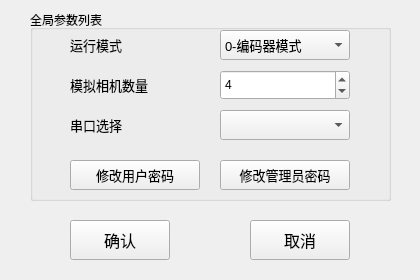
<?xml version="1.0" encoding="UTF-8"?>
<ui version="4.0">
 <class>Form</class>
 <widget class="QWidget" name="Form">
  <property name="geometry">
   <rect>
    <x>0</x>
    <y>0</y>
    <width>420</width>
    <height>280</height>
   </rect>
  </property>
  <property name="maximumSize">
   <size>
    <width>420</width>
    <height>280</height>
   </size>
  </property>
  <property name="windowTitle">
   <string>全局参数配置</string>
  </property>
  <property name="windowIcon">
   <iconset>
    <normaloff>logo.ico</normaloff>logo.ico</iconset>
  </property>
  <widget class="QPushButton" name="pushButton_1">
   <property name="geometry">
    <rect>
     <x>70</x>
     <y>220</y>
     <width>100</width>
     <height>40</height>
    </rect>
   </property>
   <property name="font">
    <font>
     <pointsize>12</pointsize>
    </font>
   </property>
   <property name="text">
    <string>确认</string>
   </property>
  </widget>
  <widget class="QGroupBox" name="groupBox">
   <property name="geometry">
    <rect>
     <x>30</x>
     <y>10</y>
     <width>361</width>
     <height>191</height>
    </rect>
   </property>
   <property name="font">
    <font>
     <italic>false</italic>
    </font>
   </property>
   <property name="title">
    <string>全局参数列表</string>
   </property>
   <property name="flat">
    <bool>false</bool>
   </property>
   <property name="checkable">
    <bool>false</bool>
   </property>
   <property name="checked">
    <bool>false</bool>
   </property>
   <widget class="QLabel" name="label_0">
    <property name="geometry">
     <rect>
      <x>40</x>
      <y>20</y>
      <width>130</width>
      <height>30</height>
     </rect>
    </property>
    <property name="font">
     <font>
      <pointsize>10</pointsize>
     </font>
    </property>
    <property name="text">
     <string>运行模式</string>
    </property>
   </widget>
   <widget class="QComboBox" name="comboBox_0">
    <property name="geometry">
     <rect>
      <x>190</x>
      <y>20</y>
      <width>130</width>
      <height>30</height>
     </rect>
    </property>
    <property name="font">
     <font>
      <pointsize>10</pointsize>
     </font>
    </property>
    <item>
     <property name="text">
      <string>0-编码器模式</string>
     </property>
    </item>
    <item>
     <property name="text">
      <string>1-时间模式</string>
     </property>
    </item>
    <item>
     <property name="text">
      <string>2-模拟触发</string>
     </property>
    </item>
   </widget>
   <widget class="QPushButton" name="pushButton_3">
    <property name="geometry">
     <rect>
      <x>40</x>
      <y>150</y>
      <width>130</width>
      <height>30</height>
     </rect>
    </property>
    <property name="font">
     <font>
      <pointsize>10</pointsize>
     </font>
    </property>
    <property name="text">
     <string>修改用户密码</string>
    </property>
   </widget>
   <widget class="QPushButton" name="pushButton_4">
    <property name="geometry">
     <rect>
      <x>190</x>
      <y>150</y>
      <width>130</width>
      <height>30</height>
     </rect>
    </property>
    <property name="font">
     <font>
      <pointsize>10</pointsize>
     </font>
    </property>
    <property name="text">
     <string>修改管理员密码</string>
    </property>
   </widget>
   <widget class="QLabel" name="label_2">
    <property name="geometry">
     <rect>
      <x>40</x>
      <y>60</y>
      <width>130</width>
      <height>30</height>
     </rect>
    </property>
    <property name="font">
     <font>
      <pointsize>10</pointsize>
     </font>
    </property>
    <property name="text">
     <string>模拟相机数量</string>
    </property>
   </widget>
   <widget class="QSpinBox" name="spinBox_0">
    <property name="geometry">
     <rect>
      <x>190</x>
      <y>60</y>
      <width>130</width>
      <height>30</height>
     </rect>
    </property>
    <property name="maximum">
     <number>6</number>
    </property>
    <property name="value">
     <number>4</number>
    </property>
    <property name="displayIntegerBase">
     <number>10</number>
    </property>
   </widget>
   <widget class="QComboBox" name="comboBox_1">
    <property name="geometry">
     <rect>
      <x>190</x>
      <y>100</y>
      <width>130</width>
      <height>30</height>
     </rect>
    </property>
    <property name="font">
     <font>
      <pointsize>10</pointsize>
     </font>
    </property>
   </widget>
   <widget class="QLabel" name="label_1">
    <property name="geometry">
     <rect>
      <x>40</x>
      <y>100</y>
      <width>130</width>
      <height>30</height>
     </rect>
    </property>
    <property name="font">
     <font>
      <pointsize>10</pointsize>
     </font>
    </property>
    <property name="text">
     <string>串口选择</string>
    </property>
   </widget>
  </widget>
  <widget class="QPushButton" name="pushButton_2">
   <property name="geometry">
    <rect>
     <x>250</x>
     <y>220</y>
     <width>100</width>
     <height>40</height>
    </rect>
   </property>
   <property name="font">
    <font>
     <pointsize>12</pointsize>
    </font>
   </property>
   <property name="text">
    <string>取消</string>
   </property>
  </widget>
 </widget>
 <resources/>
 <connections/>
</ui>
